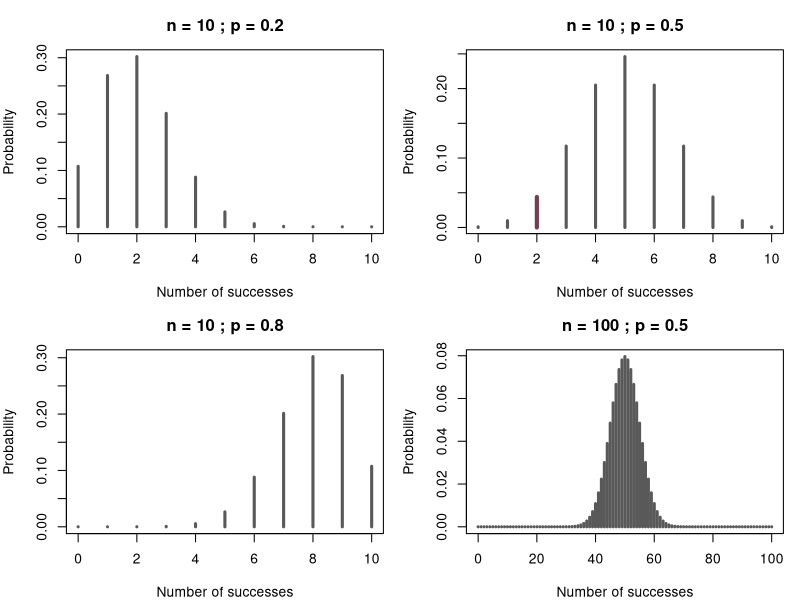
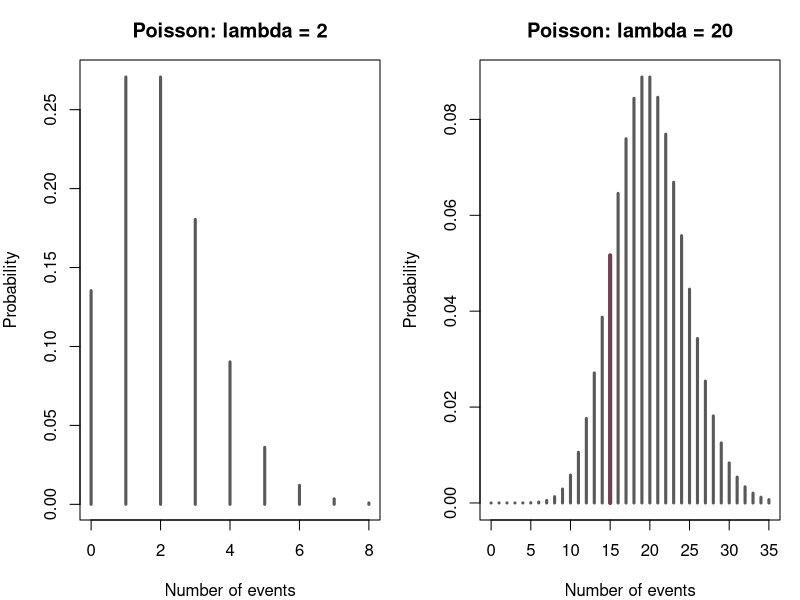
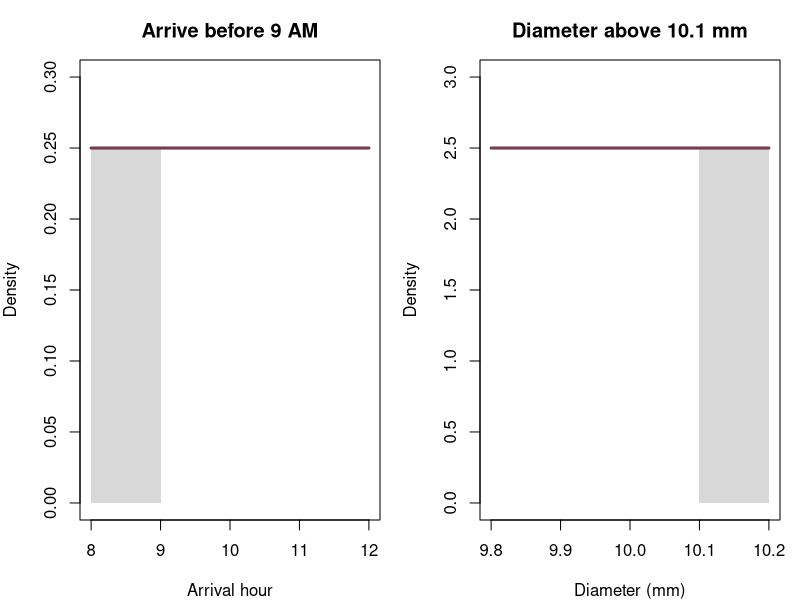

The R script that drew these images, in order:
# 307312 Applied Statistics — Probability foundations
# Run sections in order from the course root folder containing data/.
# Download the complete course ZIP for the required CSV files.
# Explanations and output interpretation are in the matching course notebook.

# --- inferential-1-15 ---
# rep() assigns equal mass to the six fair-die outcomes; sum() adds the selected probabilities.
# %in% selects even outcomes; the second selection includes both endpoints 2 and 5.
outcomes <- 1:6
probability <- rep(1/6, 6)
c(three = probability[3], even = sum(probability[outcomes %in% c(2,4,6)]),
  between_2_and_5 = sum(probability[outcomes >= 2 & outcomes <= 5]))

# --- inferential-1-16 ---
# dbinom() gives exact counts; pbinom() gives cumulative probabilities for 80 independent cars.
# less than 2 means X<=1; lower.tail=FALSE computes P(X>2), using the stated defect probability 0.02.
c(exactly_2 = dbinom(2, size=80, prob=0.02), less_than_2 = pbinom(1,80,0.02),
  more_than_2 = pbinom(2,80,0.02,lower.tail=FALSE), no_defects = dbinom(0,80,0.02))

# --- inferential-1-17 ---
# Compare success probabilities at n = 10, then increase n to 100.
# Save the current plotting layout so it can be restored afterwards.
old_par <- par(mfrow = c(2, 2), mar = c(4, 4, 3, 1))
trial_counts <- c(10, 10, 10, 100)
success_probs <- c(0.2, 0.5, 0.8, 0.5)
for (i in 1:4) {
  n <- trial_counts[i]
  p <- success_probs[i]
  x <- 0:n
  probabilities <- dbinom(x = x, size = n, prob = p)
  plot(x = x, y = probabilities, type = "h", lwd = 3,
       col = "#595959", xlab = "Number of successes",
       ylab = "Probability", main = paste("n =", n, "; p =", p))
  if (n == 10 && p == 0.5) {
    # Highlight the question: exactly two heads in ten fair tosses.
    segments(x0 = 2, y0 = 0, x1 = 2,
             y1 = dbinom(x = 2, size = n, prob = p),
             col = "#763D52", lwd = 4)
  }
}
par(old_par)
dbinom(x = 2, size = 10, prob = 0.5)

# --- inferential-1-18 ---
# ppois() uses the stated one-hour mean lambda=1000 under a homogeneous Poisson model.
# lower.tail=FALSE gives P(X>1100), so exactly 1100 calls does not exceed capacity.
ppois(1100, lambda=1000, lower.tail=FALSE)

# --- inferential-1-19 ---
# Compare a small expected count with the calculator example, lambda = 20.
old_par <- par(mfrow = c(1, 2), mar = c(4, 4, 3, 1))
lambda_values <- c(2, 20)
for (lambda in lambda_values) {
  # Display counts through the 99.9th percentile; a small right tail is omitted.
  x <- 0:qpois(p = 0.999, lambda = lambda)
  probabilities <- dpois(x = x, lambda = lambda)
  plot(x = x, y = probabilities, type = "h", lwd = 3,
       col = "#595959", xlab = "Number of events",
       ylab = "Probability", main = paste("Poisson: lambda =", lambda))
  if (lambda == 20) {
    segments(x0 = 15, y0 = 0, x1 = 15,
             y1 = dpois(x = 15, lambda = lambda),
             col = "#763D52", lwd = 4)
  }
}
par(old_par)
dpois(x = 15, lambda = 20)

# --- inferential-1-22 ---
# Exact interval probabilities from the two stated continuous uniform models.
c(arrival_before_9 = punif(q = 9, min = 8, max = 12),
  diameter_above_10_1 = punif(q = 10.1, min = 9.8, max = 10.2,
                             lower.tail = FALSE))
# Plot density heights; shaded areas represent the required probabilities.
old_par <- par(mfrow = c(1, 2), mar = c(4, 4, 3, 1))
plot(x = c(8, 12), y = c(0, 0.30), type = "n",
     xlab = "Arrival hour", ylab = "Density", main = "Arrive before 9 AM")
rect(xleft = 8, ybottom = 0, xright = 9, ytop = 1 / (12 - 8),
     col = "#D8D8D8", border = NA)
segments(x0 = 8, y0 = 0.25, x1 = 12, y1 = 0.25,
         col = "#763D52", lwd = 3)
plot(x = c(9.8, 10.2), y = c(0, 3), type = "n",
     xlab = "Diameter (mm)", ylab = "Density", main = "Diameter above 10.1 mm")
rect(xleft = 10.1, ybottom = 0, xright = 10.2, ytop = 1 / (10.2 - 9.8),
     col = "#D8D8D8", border = NA)
segments(x0 = 9.8, y0 = 2.5, x1 = 10.2, y1 = 2.5,
         col = "#763D52", lwd = 3)
par(old_par)

# --- inferential-1-28 ---
# c() collects the two approximate expected counts, using the original 95% empirical-rule approximation.
# These are normal-model approximations for 280 students, not observed counts.
c(between_58_and_90 = 280*0.95, above_90 = 280*0.025)

# --- inferential-1-30 ---
# Standardization subtracts the stated course mean and divides by that course's SD.
# Both exam scores are 90; a larger z-score means a higher position relative to the course mean.
c(Python = (90-70)/10, Database = (90-80)/10)

# --- inferential-1-31 ---
# set.seed() makes rnorm() reproducible; the 2,000 simulated values use the source mean 25 and SD 8.
# MASS::fitdistr() fits three candidate families by maximum likelihood; this is a limited R comparison.
set.seed(307312)
y <- rnorm(2000, mean=25, sd=8)
# lapply() passes each family name to the anonymous function and collects its fitted model.
fits <- lapply(c("normal","logistic","cauchy"), function(family) MASS::fitdistr(y, family))
# AIC() trades fit against parameter count; lower AIC only compares these candidates, not all distributions.
# sapply() applies AIC to each fitted object; names label the results for interpretation.
aic <- sapply(fits, AIC)
names(aic) <- c("normal","logistic","cauchy")
aic

# --- inferential-1-36 ---
# pnorm() integrates the stated normal model: mean 70, SD 6, and a score threshold of 75.
# lower.tail=FALSE gives P(score>75) directly, without rounding the z-score to a table entry.
pnorm(75, mean=70, sd=6, lower.tail=FALSE)

# --- inferential-1-37 ---
# The question on this slide asks for a score above 90.
p_above_90 <- pnorm(q=90, mean=70, sd=6, lower.tail=FALSE)
c(probability=p_above_90, percentage=100*p_above_90)
